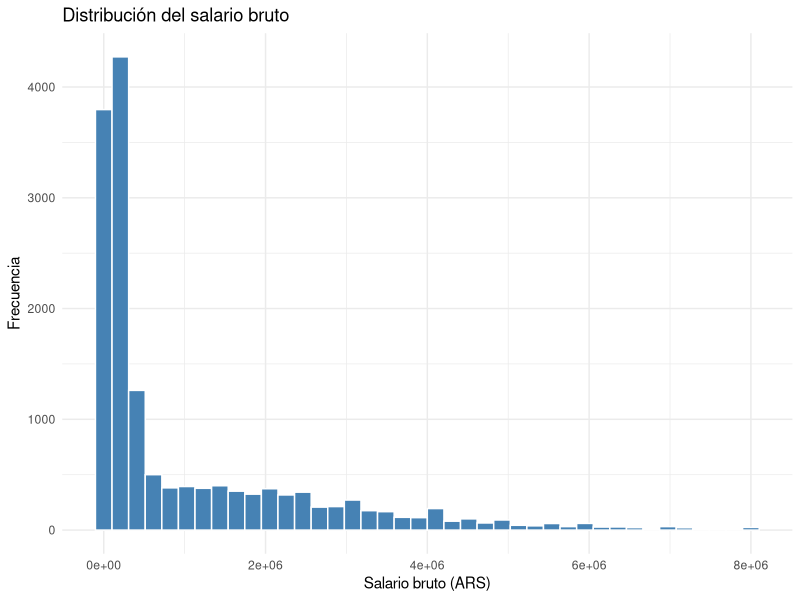
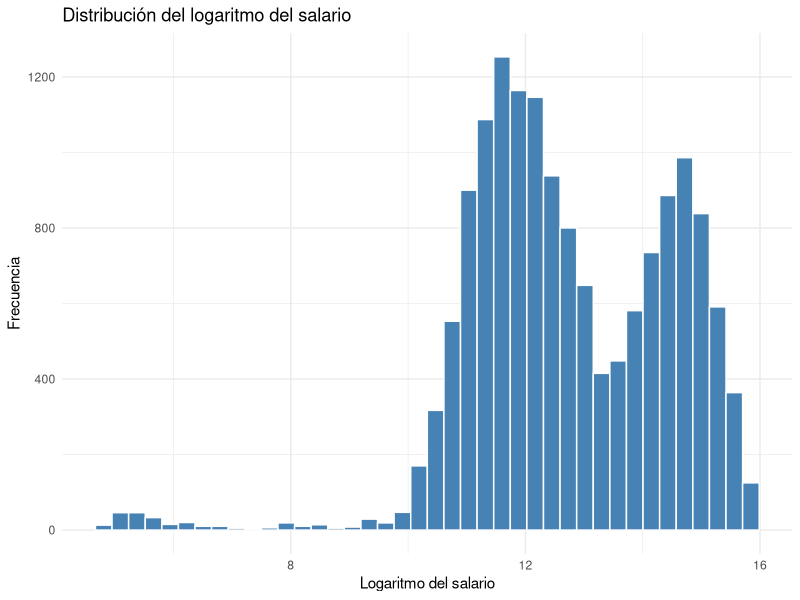
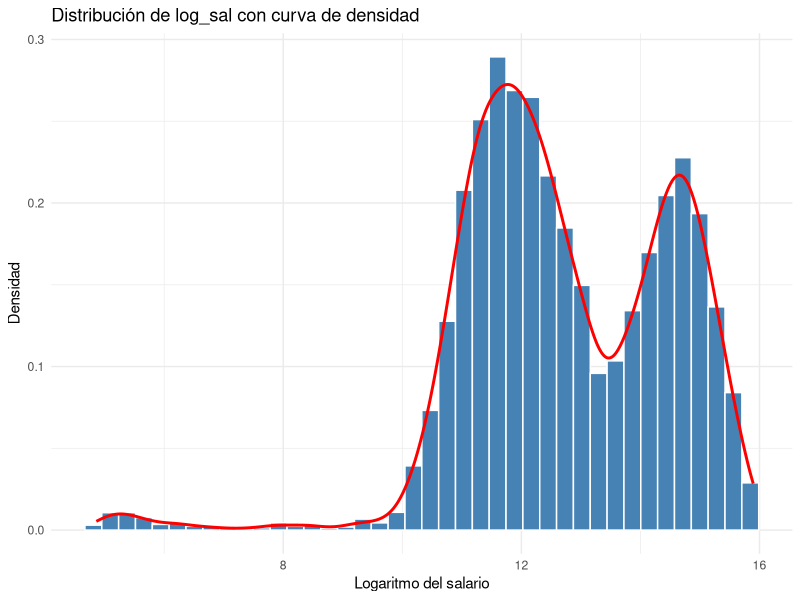
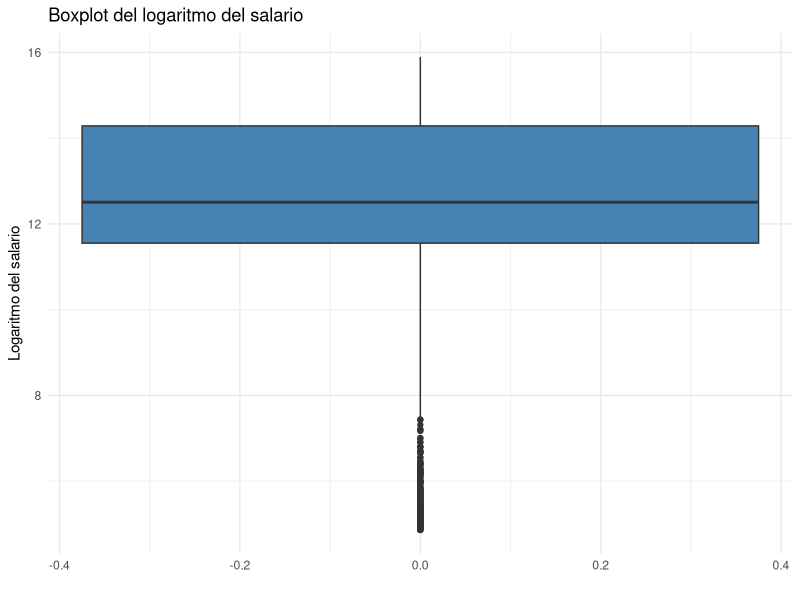
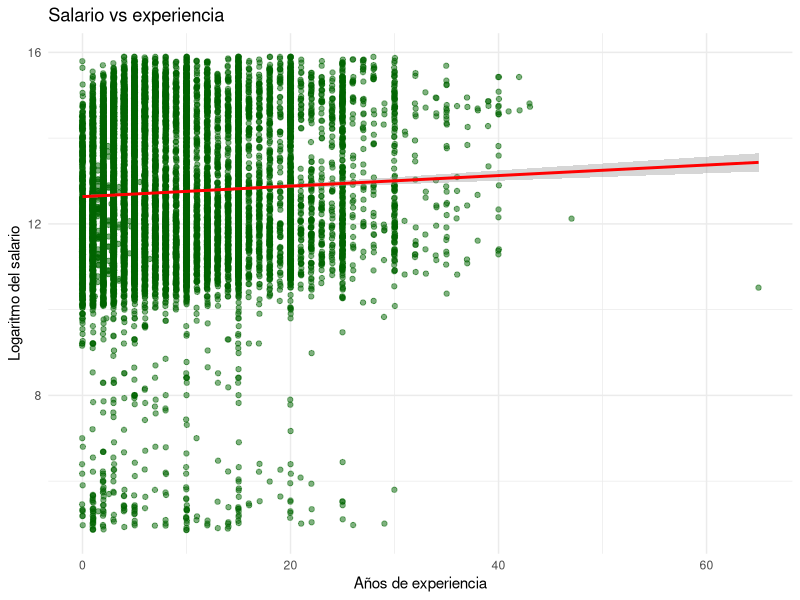
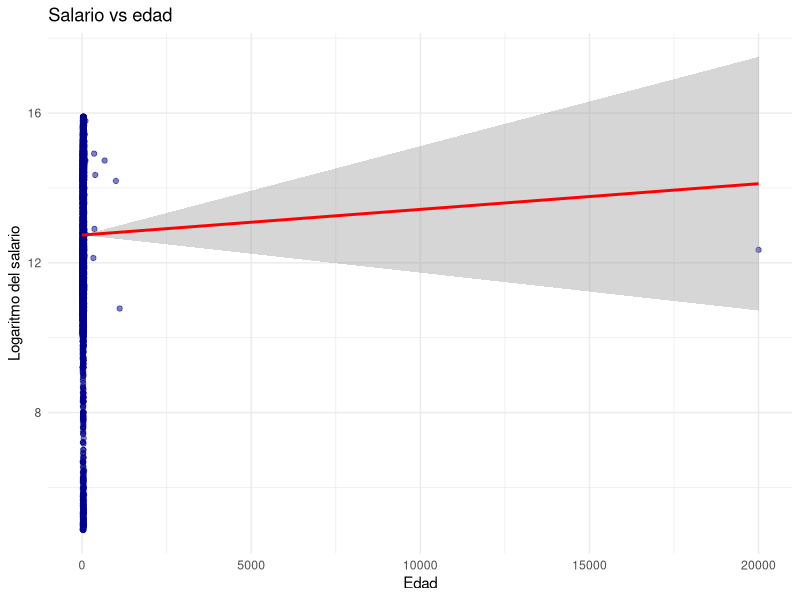
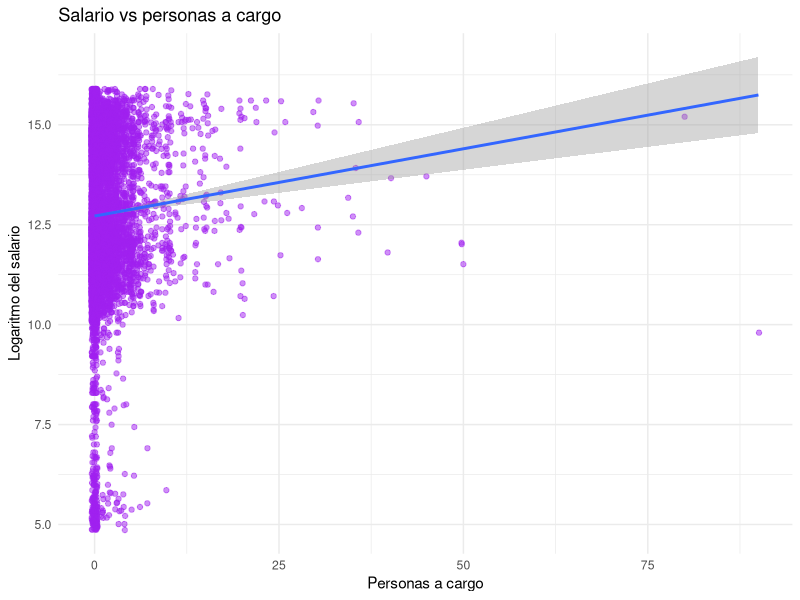
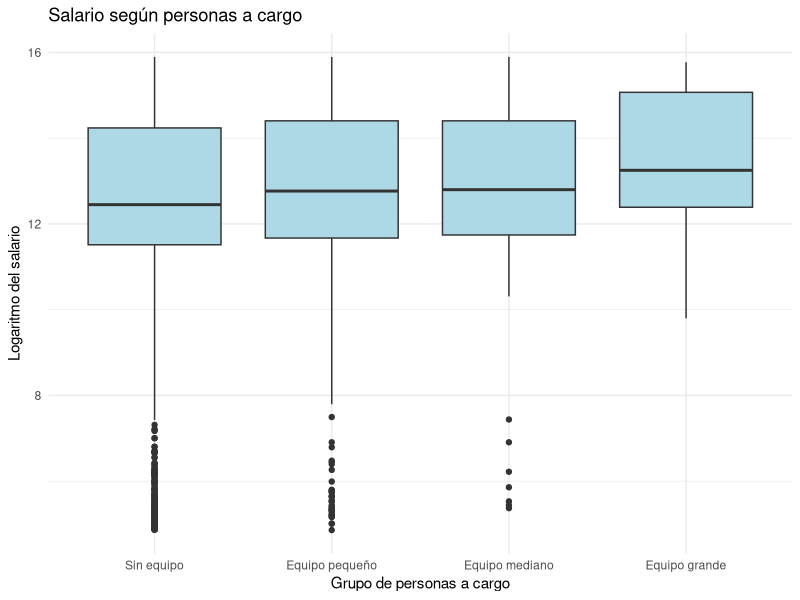

Write the R code that produced these figures, in order. (Note: this script raises an error after producing the figures.)
# -----------------------------------------------------------------------------
# 03_EDA.R
# -----------------------------------------------------------------------------

library(tidyverse)

#INDICE

# 1. CARGA DEL DATASET 
# 2. ESTRUCTURA GENERAL 
# 3. CALIDAD DE DATOS 
# 4. DISTRIBUCIONES UNIVARIADAS 
# 5. DISTRIBUCIÓN DE LA VARIABLE OBJETIVO 
# 6. VARIABLES NUMÉRICAS 
# 7. VARIABLES CATEGÓRICAS 
# 8. VARIABLES POTENCIALMENTE CONFUNDIDORAS 
# 9. REGIÓN Y ROLES 
# 10. CONCLUSIONES DEL EDA

# -----------------------------------------------------------------------------
# 1. CARGA DEL DATASET LIMPIO
# -----------------------------------------------------------------------------

df <- read_csv(
  "data/processed/df_sysarmy.csv")

# -----------------------------------------------------------------------------
# 2. ESTRUCTURA GENERAL
# -----------------------------------------------------------------------------

glimpse(df)
dim(df)
colnames(df)

# -----------------------------------------------------------------------------
# 3. CALIDAD DE DATOS
# -----------------------------------------------------------------------------


colSums(is.na(df))
sort(colSums(is.na(df)), decreasing = TRUE)



df %>%
  group_by(anio,semestre) %>%
  summarise(
    registros = n(),
    seniority_na = sum(is.na(seniority)),
    dolarizado_na = sum(is.na(sueldo_dolarizado)),
    modalidad_na = sum(is.na(modalidad)),
    uso_ia_na = sum(is.na(uso_ia))
  )


# CONCLUSION:
# Las variables PRINCIPALES utilizadas para el analisis no presentan
# valores faltantes.
#
# Seniority, sueldo_dolarizado y uso_ia representan aproximadamente
# un 67% de valores faltantes. Sin embargo, en el ultimo analisis que hicimos
# (por periodos) nos muestra que estos faltantes no son aleatorios.
#
# Las variables seniority, sueldo_dolarizado y uso_ia se encuentran
# disponibles a partir de la encuesta del periodo 2024.1,
# mientras que modalidad aparece a partir de 2022.2.
#
# Por lo tanto, los valores faltantes responden a cambios en el
# cuestionario de Sysarmy entre distintos períodos y no a errores
# de carga o falta de respuesta de los encuestados.



# -----------------------------------------------------------------------------
# 4. DISTRIBUCIONES UNIVARIADAS
# -----------------------------------------------------------------------------

### VARIABLES CATEGORICAS

# grupo_rol — "Data Platform / MLOps" representa el ~50% del dataset.
df %>%
  count(grupo_rol)%>%
  mutate(
    porcentaje = round(n/sum(n)*100,1)
  )

# Distribución de seniority — Nota: ~67% NA corresponden a períodos 2019-2023
df %>%
  count(seniority)%>%
  mutate(
    porcentaje = round(n/sum(n)*100,1)
  )

# genero_simple — Nota: ~82% Hombre, representación femenina baja (14%)
df %>%
  count(genero_simple)%>%
  mutate(
    porcentaje = round(n/sum(n)*100,1)
  )

# modalidad — Nota: ~46% NA (períodos pre-2022); entre los disponibles, 50% remoto
df %>%
  count(modalidad)%>%
  mutate(
    porcentaje = round(n/sum(n)*100,1)
  )

# gente_a_cargo_grupo — Nota: ~80% sin equipo a cargo
df %>%
  count(gente_a_cargo_grupo)%>%
  mutate(
    porcentaje = round(n/sum(n)*100,1)
  )


### VARIABLES NUMERICAS


# sal_bruto: media (1.049.037) - mediana (270.000) — distribucion asimetrica
# confirma uso de log_sal como variable objetivo
summary(df$sal_bruto)

# log_sal: media (12.74) y mediana (12.51) mas cercanas - buen uso de log()
summary(df$log_sal)

# experiencia: mediana 6 anios, máximo 65 — posible outlier en el maximo
summary(df$experiencia)

# edad: rango 17-70, 5 NA — no afectan el analisis
summary(df$edad)

# gente_a_cargo: mediana 0, media 0.74 — 80% sin equipo, distribucion muy sesgada
summary(df$gente_a_cargo)



# -----------------------------------------------------------------------------
# 5. DISTRIBUCION DE LA VARIABLE OBJETIVO
# -----------------------------------------------------------------------------


  ggplot(df, aes(x = sal_bruto)) +
    geom_histogram(
      bins = 40,
      fill = "steelblue",
      color = "white"
    ) +
    labs(
      title = "Distribución del salario bruto",
      x = "Salario bruto (ARS)",
      y = "Frecuencia"
    ) +
    theme_minimal()



ggplot(df, aes(x = log_sal)) +
  geom_histogram(
    bins = 40,
    fill = "steelblue",
    color = "white"
  ) +
  labs(
    title = "Distribución del logaritmo del salario",
    x = "Logaritmo del salario",
    y = "Frecuencia"
  ) +
  theme_minimal()


# Histograma con densidad — linea roja muestra curva de densidad estimada
# Grafico principal de esta seccion — se observa distribución bimodal
# Dos picos sugieren dos grupos salariales distintos (pesos vs dolares)
ggplot(df, aes(x = log_sal)) +
  geom_histogram(
    aes(y = after_stat(density)),
    bins = 40, fill = "steelblue",color = "white"
  ) +
  geom_density(color = "red", size = 1) +
  labs(
    title = "Distribución de log_sal con curva de densidad",
    x = "Logaritmo del salario",
    y = "Densidad"
  )+
  theme_minimal()


ggplot(df, aes(y = log_sal)) +
  geom_boxplot(fill = "steelblue") +
  labs(
    title = "Boxplot del logaritmo del salario",
    y = "Logaritmo del salario",
    x = ""
  ) +
  theme_minimal()

# -----------------------------------------------------------------------------
# 6. VARIABLES NUMERICAS
# -----------------------------------------------------------------------------

# Experiencia vs salario

ggplot(df, aes(x = experiencia, y = log_sal)) +
  geom_jitter(alpha = 0.5, color = "darkgreen") +
  geom_smooth(method = "lm", color = "red") +
  labs(
    title = "Salario vs experiencia",
    x = "Años de experiencia",
    y = "Logaritmo del salario"
  )+
  theme_minimal()


# Edad vs salario

ggplot(df, aes(x = edad, y = log_sal)) +
  geom_jitter(alpha = 0.5, color = "darkblue") +
  geom_smooth(method = "lm", color = "red") +
  labs(
    title = "Salario vs edad",
    x = "Edad",
    y = "Logaritmo del salario"
  )+
  theme_minimal()


# Personas a cargo vs salario

ggplot(df, aes(x = gente_a_cargo, y = log_sal)) +
  geom_jitter(alpha = 0.5, color = "purple") +
  geom_smooth(method = "lm") +
  labs(
    title = "Salario vs personas a cargo",
    x = "Personas a cargo",
    y = "Logaritmo del salario"
  )+
  theme_minimal()



ggplot(df, aes(x = factor(gente_a_cargo_grupo, 
                           levels = c("Sin equipo","Equipo pequeño",
                                      "Equipo mediano","Equipo grande")), 
                y = log_sal)) +
  geom_boxplot(fill = "lightblue") +
  labs(
    title = "Salario según personas a cargo",
    x = "Grupo de personas a cargo",
    y = "Logaritmo del salario"
  )+
  theme_minimal()



# Observaciones:



# -----------------------------------------------------------------------------
# 7. VARIABLES CATEGORICAS
# -----------------------------------------------------------------------------


# SENIORITY

# Filtramos NA porque no aporta al grafico y mejoramos la visual.
# Con caption hacemos aclaracion de filtros aplicados (Check List)

ggplot(df %>% filter(!is.na(seniority)), 
       aes(x = seniority, y = log_sal, fill = seniority)) +
  geom_boxplot() +
  labs(
    title = "Distribución salarial según seniority",
    x = "Seniority",
    y = "Logaritmo del salario bruto (log)",
    caption = "Solo períodos 2024-2026 | n = 5.091 observaciones"
  ) +
  theme(legend.position = "none")+
  +
  theme_minimal()


# MODALIDAD

# Filtramos NA porque no aporta al grafico y mejoramos la visual.
# Con caption hacemos aclaracion del filtro ( Check List)


ggplot(df %>% filter(!is.na(modalidad)),
       aes(x = modalidad, y = log_sal, fill = modalidad)) +
  geom_boxplot() +
  labs(
    title = "Distribución salarial según modalidad de trabajo",
    x = "Modalidad de trabajo",
    y = "Logaritmo del salario bruto (log)",
    caption = "Períodos 2019-2022 | n = 8.195 observaciones"
  ) +
  theme(legend.position = "none")+
  theme_minimal()


# SUELDO SEGUN DOLARIZACION

# Filtramos NA porque no aporta al grafico y mejoramos la visual.
# Con caption hacemos aclaracion del filtro ( Check List)



ggplot(df %>% filter(!is.na(sueldo_dolarizado)),
       aes(x = factor(sueldo_dolarizado, 
                      labels = c("No dolarizado", "Dolarizado")),
           y = log_sal,
           fill = factor(sueldo_dolarizado))) +
  geom_boxplot() +
  labs(
    title = "Distribución salarial según dolarización del sueldo",
    x = "Tipo de sueldo",
    y = "Logaritmo del salario bruto (log)",
    caption = "Solo períodos 2024-2026 | n = 5.091 observaciones"
  ) +
  theme(legend.position = "none")+
  theme_minimal()

# Tabla de apoyo para visualizar mediana de log_sal segun sueldo dolarizado TRUE o FALSE

df %>%
  filter(!is.na(sueldo_dolarizado)) %>%
  group_by(sueldo_dolarizado) %>%
  summarise(
    mediana = median(log_sal, na.rm = TRUE),
    mediana_pesos = median(sal_bruto, na.rm = TRUE),
    n = n()
  )


# SUELDO DOLARIZADO: Experiencia vs Salario segun dolarizacion
# SIN N/A, aclaramos con caption


ggplot(df %>% filter(!is.na(sueldo_dolarizado)),
       aes(x = experiencia, 
           y = log_sal,
           color = factor(sueldo_dolarizado, 
                          labels = c("No dolarizado", "Dolarizado")))) +
  geom_point(alpha = 0.4, size = 0.8) +
  geom_smooth(method = "lm", se = TRUE) +
  labs(
    title = "Relación entre experiencia y salario según dolarización",
    x = "Años de experiencia",
    y = "Logaritmo del salario bruto (log)",
    color = "Tipo de sueldo",
    caption = "Línea: ajuste lineal con intervalo de confianza al 95% | Solo períodos 2024-2026"
  ) +
  theme_minimal()



#  Observacionn: 

# PERSONAS A CARGO


ggplot(df,
       aes(x = factor(gente_a_cargo_grupo,
                      levels = c("Sin equipo", "Equipo pequeño",
                                 "Equipo mediano", "Equipo grande")),
           y = log_sal,
           fill = gente_a_cargo_grupo)) +
  geom_boxplot() +
  labs(
    title = "Distribución salarial según tamaño del equipo a cargo",
    x = "Tamaño del equipo a cargo",
    y = "Logaritmo del salario bruto (log)"
  ) +
  theme(legend.position = "none")+
  theme_minimal()



# OBSERVACIONES: 



# TAMANO DE LA EMPRESA
# forzamos el orden de los datos en el eje x porque ordena alfabeticamente  las categorias y queda desordenado #.


ggplot(df %>% filter(!is.na(tam_empresa)),
       aes(x = factor(tam_empresa, 
                      levels = c("1", "2-10", "11-50", "51-100", 
                                 "101-200", "201-500", "501-1000", 
                                 "1001-2000", "2001-5000", 
                                 "5001-10000", "+10000")), 
           y = log_sal)) +
  geom_boxplot(fill = "steelblue") +
  labs(
    title = "Distribución salarial según tamaño de la organización",
    x = "Cantidad de personas en la organización",
    y = "Logaritmo del salario bruto (log)"
  ) +
  theme(
    legend.position = "none",
    axis.text.x = element_text(angle = 45, hjust = 1)
  )+
  theme_minimal()




# OBSERVACIONES: 


# TABLAS RESUMEN

# mediana por seniority

df %>%
  group_by(seniority) %>%
  summarise(
    mediana_salario = median(sal_bruto, na.rm = TRUE),
    cantidad = n()
  )


# mediana por modalidad

df %>%
  group_by(modalidad) %>%
  summarise(
    mediana_salario = median(sal_bruto, na.rm = TRUE),
    cantidad = n()
  )


# mediana por sueldo dolarizado

df %>%
  group_by(sueldo_dolarizado) %>%
  summarise(
    mediana_salario = median(sal_bruto, na.rm = TRUE),
    cantidad = n()
  )

# -----------------------------------------------------------------------------
# 8. VARIABLES POTENCIALMENTE CONFUNDIDORAS
# -----------------------------------------------------------------------------




# Genero vs salario — sin controlar por seniority

ggplot(df,
       aes(x = genero_simple, y = log_sal, fill = genero_simple)) +
  geom_boxplot() +
  labs(
    title = "Distribución salarial según género",
    x = "Género",
    y = "Logaritmo del salario bruto (log)"
  ) +
  theme(legend.position = "none")+
  theme_minimal()



# Genero vs salario sin controlar — mediana mujeres levemente superior a hombres

ggplot(df %>% filter(!is.na(seniority)),
       aes(x = genero_simple, y = log_sal, fill = seniority)) +
  geom_boxplot() +
  labs(
    title = "Distribución salarial según género y seniority",
    x = "Género",
    y = "Logaritmo del salario bruto (log)",
    fill = "Seniority",
    caption = "Solo períodos 2024-2026 | n = 5.091 observaciones"
  ) +
  theme_minimal()



# Seniority como confundidora — hombres ~50% Senior vs mujeres ~30% Senior

ggplot(df %>% filter(!is.na(seniority)),
       aes(x = genero_simple, fill = seniority)) +
  geom_bar(position = "fill") +
  labs(
    title = "Proporción de seniority según género",
    x = "Género",
    y = "Proporción",
    fill = "Seniority",
    caption = "Solo períodos 2024-2026 | n = 5.091 observaciones"
  ) +
  theme_minimal()


# Tabla de apoyo

df %>%
  group_by(grupo_rol) %>%
  summarise(
    mediana_salario = median(sal_bruto, na.rm = TRUE),
    cantidad = n()
  ) %>%
  arrange(desc(mediana_salario))



# OBSERVACIONES: 

# -----------------------------------------------------------------------------
# 9. REGIONES Y ROLES
# -----------------------------------------------------------------------------

# Salario según región
# Grafico región — GBA/Prov. BA tiene una caja muy compacta y alta. 


ggplot(df,
       aes(x = region, y = log_sal, fill = region)) +
  geom_boxplot() +
  labs(
    title = "Distribución salarial según región",
    x = "Región",
    y = "Logaritmo del salario bruto (log)"
  ) +
  theme(legend.position = "none")+
  theme_minimal()


# Observamos cantidad de observaciones en GBA para descartar errores
# 915 observaciones son suficientes para comparar
# los salarios en GBA están más concentrados en un rango alto con poca dispersion.
df %>% count(region)




# Salario según grupo de rol
ggplot(df,
       aes(x = grupo_rol, y = log_sal, fill = grupo_rol)) +
  geom_boxplot() +
  labs(
    title = "Distribución salarial según grupo de rol",
    x = "Grupo de rol",
    y = "Logaritmo del salario bruto (log)"
  ) +
  theme(
    legend.position = "none",
    axis.text.x = element_text(angle = 15, hjust = 1)
  )+
  theme_minimal()


# Top roles individuales — salario por ocupación
top_roles <- df %>%
  count(trabajo_de, sort = TRUE) %>%
  slice_head(n = 10) %>%
  pull(trabajo_de)

ggplot(df %>% filter(trabajo_de %in% top_roles),
       aes(x = reorder(trabajo_de, log_sal, median),
           y = log_sal,
           fill = grupo_rol)) +
  geom_boxplot() +
  coord_flip() +
  labs(
    title = "Distribución salarial por rol — Top 10",
    x = "Rol",
    y = "Logaritmo del salario bruto (log)",
    fill = "Grupo de rol"
  ) +
  theme_minimal()


# -----------------------------------------------------------------------------
# 10. CONCLUSIONES DEL EDA
# -----------------------------------------------------------------------------


# Principales hallazgos:
